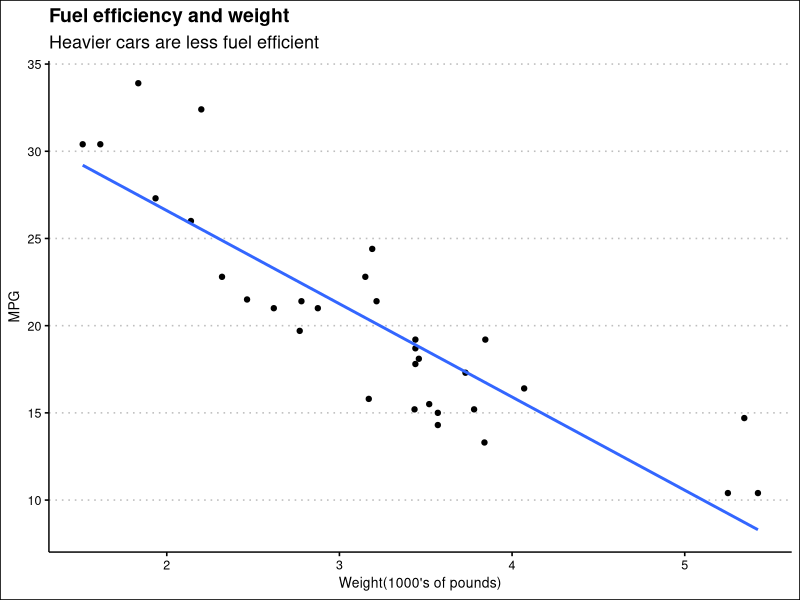

Write the R code that produced this figure.
## ---- chunk 1
knitr::opts_chunk$set(echo = FALSE)

library(tidyverse)
library(ggthemes)

## ---- chunk 2
mtcars %>%
select(mpg, wt) %>%
ggplot(mapping = aes(x = wt, y= mpg))+
geom_point() +
geom_smooth(method= "lm", formula = y~x, se= FALSE)+
theme_clean()+
labs(title= "Fuel efficiency and weight",
subtitle="Heavier cars are less fuel efficient",
x="Weight(1000's of pounds)",
y="MPG")
## ---- chunk 3
knitr::opts_chunk$set(echo = FALSE)
## ---- chunk 4
knitr::opts_chunk$set(echo = FALSE)
